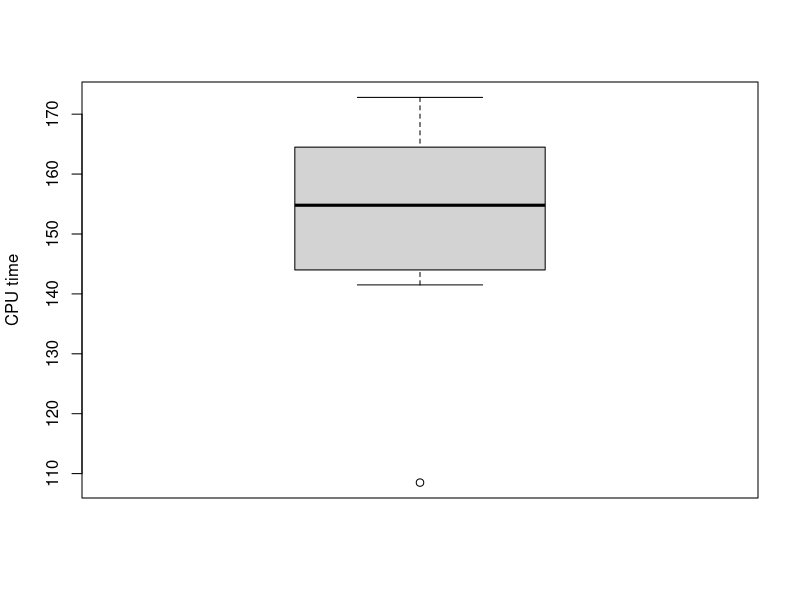
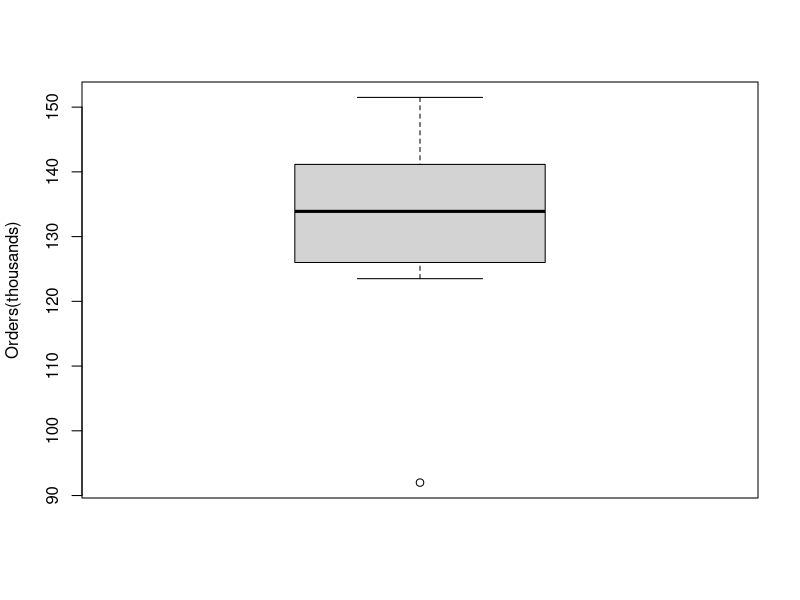
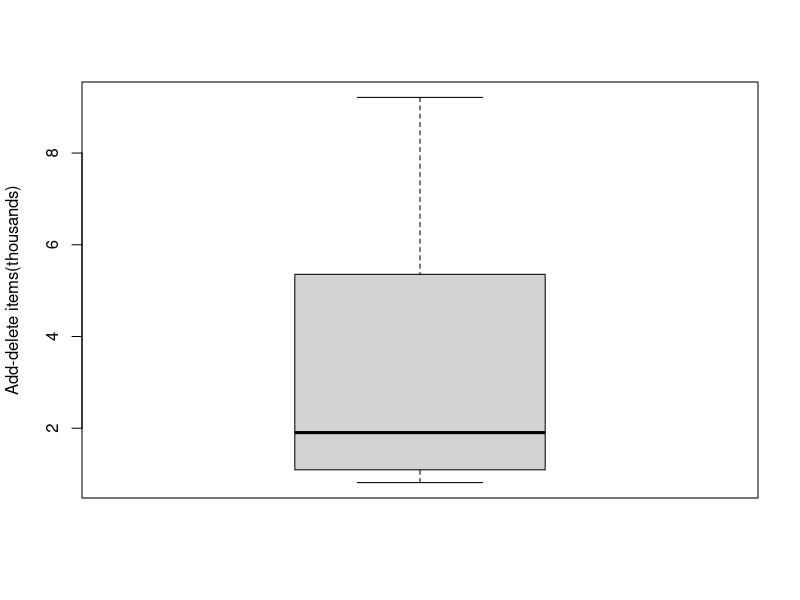
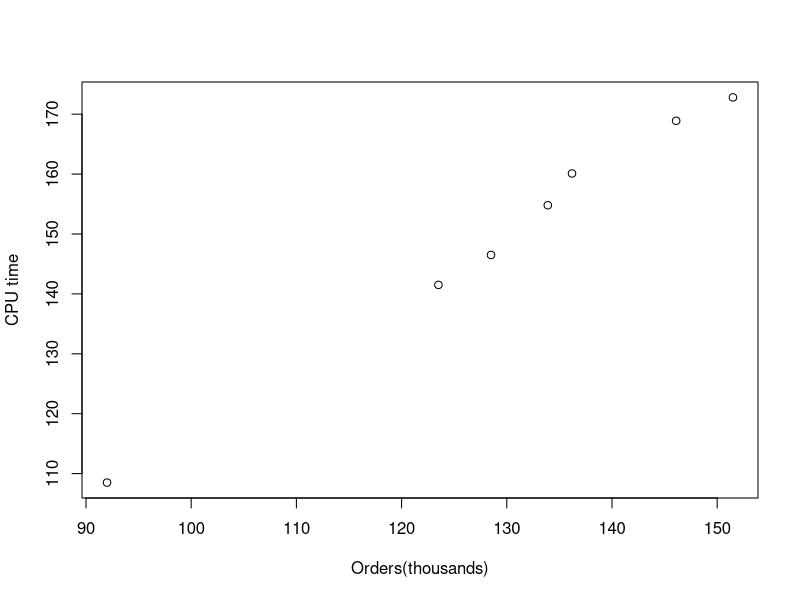
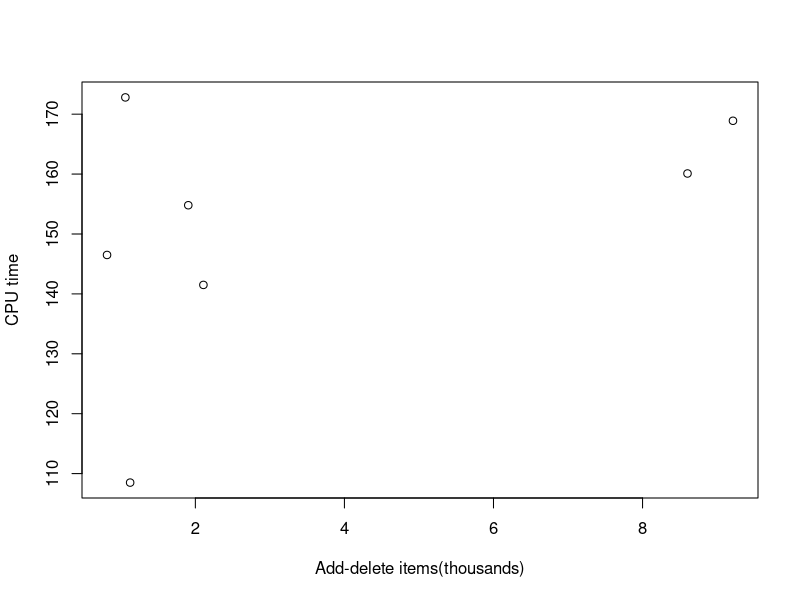
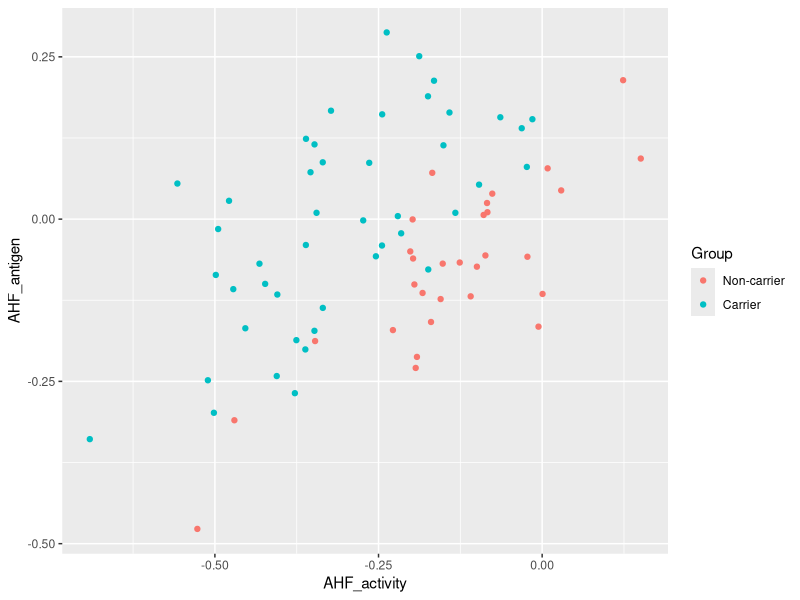
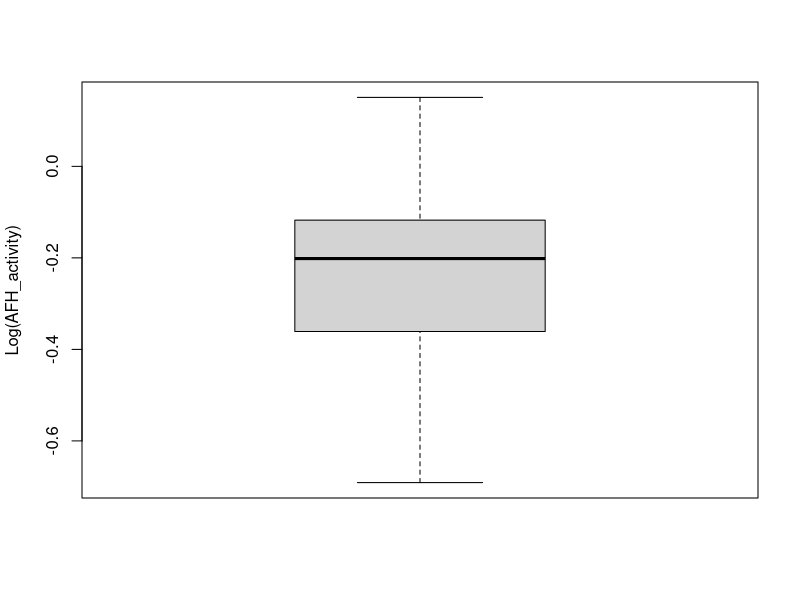
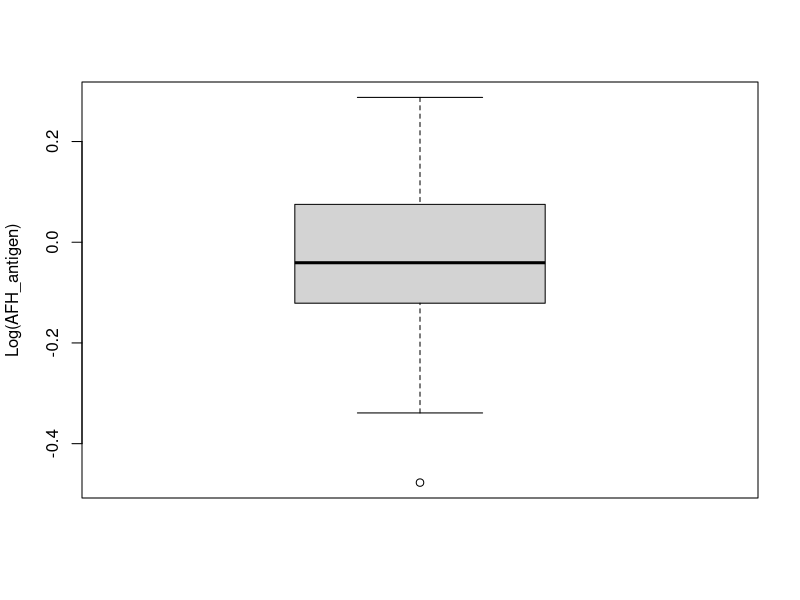

Source code (R) for these figures, in order:
## ---- chunk 1
data <- read.table("T7-3.DAT", 
           header=FALSE)
colnames(data) <- c("Orders(thousands)", "Add-delete items(thousands)")
Z <- as.matrix(cbind(1, data[1], data[2]))
y <- as.matrix(data[3])
colnames(y) <- c("CPU time(hours)")
Z
summary(Z)
y
summary(y)
## ---- chunk 2
boxplot(y, ylab="CPU time")
boxplot(Z[,2], ylab="Orders(thousands)")
boxplot(Z[,3], ylab="Add-delete items(thousands)")
## ---- chunk 3
plot(Z[,2],y, ylab="CPU time", xlab="Orders(thousands)")
plot(Z[,3],y, ylab="CPU time", xlab="Add-delete items(thousands)")
## ---- chunk 4
beta_hat <- solve(t(Z)%*%Z)%*%t(Z)%*%y
y_hat <- Z%*%beta_hat
print(sprintf("y = %s*z_1 + %s*z_2 + %s", beta_hat[2], beta_hat[3], beta_hat[1]))
## ---- chunk 5

ess <- (y_hat-mean(y))^2
tss <- (y-mean(y))^2
r_sq <- sum(ess)/sum(tss)
r_sq
## ---- chunk 6
n <- 7
r <- 2
y_hat <- Z%*%beta_hat
eps_hat <- y-y_hat
sigma_sq <- (1/(n-r-1))*(sum(eps_hat^2))
sigma_sq
## ---- chunk 7
cov_hat_of_beta <- sigma_sq*solve(t(Z)%*%Z)
cov_hat_of_beta
## ---- chunk 8
# here we can predict the value of y given any values of x of interest that the company may have
z_0 <- as.matrix(c(1,130,7.5))
z_0_beta_hat <- t(z_0)%*%beta_hat
statistic<-qt(1-(0.05/2),n-r-1)
ans<-t(z_0)%*%(solve(t(Z)%*%Z))%*%z_0
interval <- sqrt(sigma_sq)*statistic*sqrt(ans)
int_low <- z_0_beta_hat - interval
int_up <- z_0_beta_hat + interval
int_low
int_up
## ---- chunk 9

for (val in c(0.05,0.01,0.005,0.001))
{
  z_0 <- as.matrix(c(1,130,7.5))
  z_0_beta_hat <- t(z_0)%*%beta_hat
  statistic<-qt(1-(val/2),n-r-1)
  ans<-t(z_0)%*%(solve(t(Z)%*%Z))%*%z_0
  interval <- sqrt(sigma_sq)*statistic*sqrt(1+ans)
  int_low <- z_0_beta_hat - interval
  int_up <- z_0_beta_hat + interval
  print (sprintf("Alpha value: %s  Interval: %s  Lower bound: %s  Upper bound: %s",  val, interval, int_low, int_up ))
}
## ---- chunk 10
data <- read.table("T11-8.DAT", 
           header=FALSE, colClasses = c("factor", "numeric", "numeric"))
colnames(data) <- c("Group", "AHF_activity", "AHF_antigen")
levels(data$Group)[levels(data$Group)=="1"] <- "Non-carrier"
levels(data$Group)[levels(data$Group)=="2"] <- "Carrier"
X <- as.matrix(cbind(data[2], data[3]))
dim(X)
summary(data)
## ---- chunk 11
library(ggplot2)
ggplot(data, aes(x=AHF_activity, y=AHF_antigen, color=Group)) + geom_point()

## ---- chunk 12
boxplot(X[,1], ylab="Log(AFH_activity)")
boxplot(X[,2], ylab="Log(AFH_antigen)")
## ---- chunk 13
group_1 <- data[data$Group == "Non-carrier",]

print("Summary and dimensions of the first group of individuals.")
summary(group_1)
dim(group_1)
group_2 <- data[data$Group == "Carrier",]

print("Summary and dimensions of the second group of individuals.")
summary(group_2)
dim(group_2)


X_carr <- as.matrix(cbind(group_2[2],group_2[3]))
X_noncarr <- as.matrix(cbind(group_1[2],group_1[3]))
## ---- chunk 14
group_1 <- group_1[2:3]
group_2 <- group_2[2:3]

x1 <- group_1
x2 <- group_2


# compute sample mean vectors:

x1.mean <- colMeans(x1)
x2.mean <- colMeans(x2)
x1.mean
x2.mean

# compute pooled estimate for the covariance matrix:
#TODO check this formula again
S_carrier <- var(x2)
S_noncarrier <- var(x1)
S.u <- (44*(var(x1))+29*(var(x2)))/73
w <- solve(S.u)%*%(x1.mean-x2.mean)
w0 <- -(x1.mean+x2.mean)%*%w/2
ggplot(data, aes(x=AHF_activity, y=AHF_antigen, color=Group)) + geom_point() + geom_line(aes(X[,1], -(w[1]*X[,1]+w0)/w[2]))

## ---- chunk 15
# now we perform the two-sample Hotelling T^2-test
n<-c(45,30)
p<-2
xmean1<-x1.mean
xmean2<-x2.mean
d<-xmean1-xmean2
d
Sp<-S.u
t2 <- t(d)%*%solve(sum(1/n)*Sp)%*%d
t2

alpha<-0.05
cval <- (sum(n)-2)*p/(sum(n)-p-1)*qf(1-alpha,p,sum(n)-p-1)
cval
## ---- chunk 16
es<-eigen(sum(1/n)*Sp)
e1<-es$vec %*% diag(sqrt(es$val))
r1<-sqrt(cval)
theta<-seq(0,2*pi,len=250)
v1<-cbind(r1*cos(theta), r1*sin(theta))
pts<-t(xmean1-(e1%*%t(v1)))
plot(pts,type="l",main="Confidence Region for Bivariate Normal",xlab=expression(paste(mu, "(1)")), ylab=expression(paste(mu, "(2)")),asp=1)
segments(0,d[2],d[1],d[2],lty=2) # highlight the center
segments(d[1],0,d[1],d[2],lty=2)
#TODO check why these bars in the middle are weird and what are the values here corresponding to because we have the two groups to our variables
points(X)

th2<-c(0,pi/2,pi,3*pi/2,2*pi)   #adding the axis
v2<-cbind(r1*cos(th2), r1*sin(th2))
pts2<-t(d-(e1%*%t(v2)))
segments(pts2[3,1],pts2[3,2],pts2[1,1],pts2[1,2],lty=3)  
segments(pts2[2,1],pts2[2,2],pts2[4,1],pts2[4,2],lty=3)

# since we reject the null, we use the simultaneous confidence intervals
# to check the significant components
## ---- chunk 17
es<-eigen(sum(1/n)*Sp)
e1<-es$vec %*% diag(sqrt(es$val))
r1<-sqrt(cval)
theta<-seq(0,2*pi,len=250)
v1<-cbind(r1*cos(theta), r1*sin(theta))
pts<-t(d-(e1%*%t(v1)))
plot(pts,type="l",main="Confidence Region for Bivariate Normal",xlab=expression(paste(mu, "(1)")), ylab=expression(paste(mu, "(2)")),asp=1)
segments(0,d[2],d[1],d[2],lty=2) # highlight the center
segments(d[1],0,d[1],d[2],lty=2)
#TODO check why these bars in the middle are weird and what are the values here corresponding to because we have the two groups to our variables
points(X)

th2<-c(0,pi/2,pi,3*pi/2,2*pi)   #adding the axis
v2<-cbind(r1*cos(th2), r1*sin(th2))
pts2<-t(d-(e1%*%t(v2)))
segments(pts2[3,1],pts2[3,2],pts2[1,1],pts2[1,2],lty=3)  
segments(pts2[2,1],pts2[2,2],pts2[4,1],pts2[4,2],lty=3)

# since we reject the null, we use the simultaneous confidence intervals
# to check the significant components
## ---- chunk 18
wd<-sqrt(cval*diag(Sp)*sum(1/n))
Cis<-cbind(d-wd,d+wd)

# 95% simultaneous confidence interval
Cis
#plot(Cis[1][1]:0, 1:10, type="l", lty=2)
## ---- chunk 19
wd.b<- qt(1-alpha/(2*p),n[1]+n[2]-2) *sqrt(diag(Sp)*sum(1/n))
Cis.b<-cbind(d-wd.b,d+wd.b)
# 95% Bonferroni simultaneous confidence interval
Cis.b
# both component-wise simultaneous confidence intervals do not contain 0, so they have significant differences.
## ---- chunk 20
data <- read.table("T8-5.DAT", 
           header=FALSE)
colnames(data) <- c("Total_Population(thousands)", "Professional_Degree(%)", "Employed_age_over_16(%)", "Government_Employment(%)", "Median_home_value($100,000s)")
X <- as.matrix(cbind(data[,1], data[,2], data[,3], data[,4], data[,5]))
summary(data)
dim(data)
## ---- chunk 21
boxplot(data$`Total_Population(thousands)`, ylab="Total_Population(thousands)")
boxplot(data$`Professional_Degree(%)`, ylab="Professional_Degree(%)")
boxplot(data$`Employed_age_over_16(%)`, ylab="Employed_age_over_16(%)")
boxplot(data$`Government_Employment(%)`, ylab="Government_Employment(%)")
boxplot(data$`Median_home_value($100,000s)`, ylab="Median_home_value($100,000s)")
## ---- chunk 22
cov <- cov(X)
ev <- eigen(cov)
ev$values
ev$vectors
## ---- chunk 23
cor <- cor(X)
ev_cor <- eigen(cor)
ev_cor$values
ev_cor$vectors
## ---- chunk 24
print("Variance summarized in first two components of the covariance matrix:")
(ev$values[1]+ev$values[2])/sum(ev$values)
print("Variance summarized in first two components of the corrlation matrix:")
(ev_cor$values[1]+ev_cor$values[2])/sum(ev_cor$values)
## ---- chunk 25
X_stan <- scale(X)
X_stan
cov_stan <- cov(X_stan)
ev_stan <- eigen(cov_stan)
ev_stan$values
ev_stan$vectors
## ---- chunk 26
cor <- cor(X)
ev_cor <- eigen(cor)
ev_cor$values
ev_cor$vectors
## ---- chunk 27
print("Variance summarized in first two components of the covariance matrix:")
(ev$values[1]+ev$values[2])/sum(ev$values)
print("Variance summarized in first two components of the corrlation matrix:")
(ev_cor$values[1]+ev_cor$values[2])/sum(ev_cor$values)
## ---- chunk 28
state.pc <- princomp(data)
summary(state.pc, loadings = TRUE)
# Showing the eigenvalues of the covariance matrix:
(state.pc$sdev)^2
# A scree plot:
plot(1:(length(state.pc$sdev)),  (state.pc$sdev)^2, type='b', 
     main="Scree Plot", xlab="Number of Components", ylab="Eigenvalue Size")

# Plotting the PC scores for the sample data in the space of the first two principal components:
par(pty="s")
plot(state.pc$scores[,1], state.pc$scores[,2], 
     xlab="PC 1", ylab="PC 2", type ='n', lwd=2)
# labeling points with state abbreviations:
text(state.pc$scores[,1], state.pc$scores[,2], cex=0.7, lwd=2)
biplot(state.pc)
